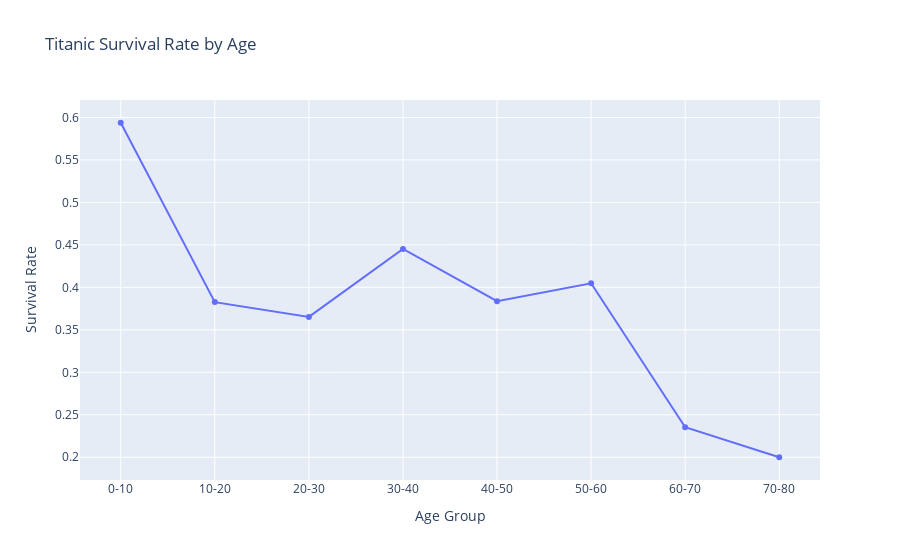

Notebook code cell kept with this figure:
### Code cell
# Age groups banana
titanic_data['age_group'] = pd.cut(titanic_data['age'], bins=[0, 10, 20, 30, 40, 50, 60, 70, 80], 
                              labels=['0-10', '10-20', '20-30', '30-40', '40-50', '50-60', '60-70', '70-80'])

# Survival rate calculate karna
age_survival = titanic_data.groupby('age_group')['survived'].mean().reset_index()

# Line plot banana
fig = px.line(age_survival, x='age_group', y='survived', markers=True, title="Titanic Survival Rate by Age")
fig.update_xaxes(title="Age Group")
fig.update_yaxes(title="Survival Rate")
fig.show()

### Figure 1 — Plotly figure (JSON) as saved in the notebook; plotly's stock layout.template omitted (floating-point values rounded to 4 significant figures)
{"data": [{"hovertemplate": "age_group=%{x}<br>survived=%{y}<extra></extra>", "legendgroup": "", "line": {"color": "#636efa", "dash": "solid"}, "marker": {"symbol": "circle"}, "mode": "lines+markers", "name": "", "orientation": "v", "showlegend": false, "type": "scatter", "x": ["0-10", "10-20", "20-30", "30-40", "40-50", "50-60", "60-70", "70-80"], "xaxis": "x", "y": [0.5938, 0.3826, 0.3652, 0.4452, 0.3837, 0.4048, 0.2353, 0.2], "yaxis": "y"}], "layout": {"legend": {"tracegroupgap": 0}, "title": {"text": "Titanic Survival Rate by Age"}, "xaxis": {"anchor": "y", "domain": [0, 1], "title": {"text": "Age Group"}}, "yaxis": {"anchor": "x", "domain": [0, 1], "title": {"text": "Survival Rate"}}}}
